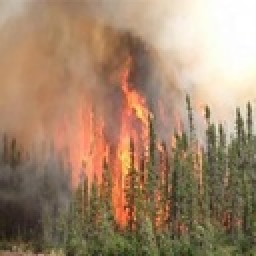
%> input picture Entorno/Forestal/1578_jpg.rf.2f7b487fb2b09544903880837d15cacd.jpg, 128 x 128 px, shrunk from 640 x 640 before the run (shown 2 times larger)
$ octave PFAL.m   (GNU Octave 9; MATLAB toolbox functions it lacks are replaced by stand-ins)
%> lines starting %> are read from the running program, lines starting %| are printed output that depends on the picture
% Filtro adaptativo: Reducción del ruido local

close all;
imtool close all;

Img1 = imread('Entorno\Forestal\1578_jpg.rf.2f7b487fb2b09544903880837d15cacd.jpg');
%> Img1 is the input picture: size 128x128x3 uint8; mean R, G, B 162.9, 134.5, 108.3

if size(Img1, 3) > 1
    Img1 = rgb2gray(Img1);
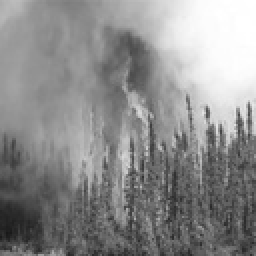
%> Img1: size 128x128 uint8 (shown 2 times larger); min 24, max 255, mean 140
end
Img1 = double(Img1);
%> Img1: size 128x128 double
[M, N] = size(Img1);
%> M = 128; N = 128

var_noise = 1000;
J = imnoise(uint8(Img1), 'gaussian', 0, 0.001);
J = double(J);
%> J: size 128x128 double

% Varianza global
L = 256;
ri = (0:L-1)';
[counts, ~] = imhist(uint8(J));
%> counts = 256 values, max 462 at index 256, min 0 at index 1, mean 64
p_ri = counts / sum(counts);
%> p_ri = 256 values, max 0.0282 at index 256, min 0 at index 1, mean 0.00391
m_global = sum(ri .* p_ri); % Media global
%> m_global = 139.8
sigma2_global = sum(((ri - m_global).^2) .* p_ri); % Varianza global
%> sigma2_global = 2838.4

% 3. Imagen aumentada para vecindad de 3x3
Img1A = padarray(J, [1 1], 'replicate');
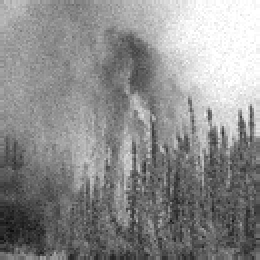
%> Img1A: size 130x130 double (shown 2 times larger); min 12, max 255, mean 139.9
ImgR1 = zeros(M, N); % Imagen restaurada

% 4. Proceso de filtrado adaptativo
for x = 2:M+1
    for y = 2:N+1
        pixVel = Img1A(x-1:x+1, y-1:y+1);

        local_counts = histcounts(pixVel, 0:L);
        p_Sxy = local_counts / sum(local_counts);

        m_Sxy = sum(ri .* p_Sxy');

        var_Sxy = sum(((ri - m_Sxy).^2) .* p_Sxy');

        %
        g_xy = J(x-1, y-1);

        % Condición técnica: si la varianza del ruido es mayor a la local,
        % el ratio se ajusta a 1.0 para evitar resultados sin sentido
        ratio = var_noise / var_Sxy;
        if var_noise > var_Sxy
            ratio = 1.0;
        end

        % f_hat = g(x,y) - [sigma_eta^2 / sigma_Sxy^2] * [g(x,y) - m_Sxy]
        ImgR1(x-1, y-1) = g_xy - ratio * (g_xy - m_Sxy);
    end
end
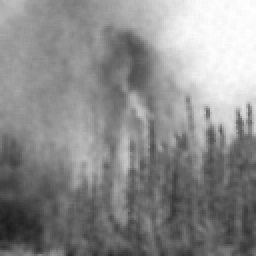
%> ImgR1: size 128x128 double (shown 2 times larger); min 27.89, max 255, mean 139.8

% 5. Mostrar resultados
figure('Name','Reducción de ruido local - Filtro adaptativo','NumberTitle','off')

subplot(1,3,1)
imshow(mat2gray(Img1))
title('Imagen original')

subplot(1,3,2)
imshow(mat2gray(J))
title('Imagen con ruido')

subplot(1,3,3)
imshow(mat2gray(ImgR1))
title('Imagen restaurada')

fprintf('Estadísticas globales de la imagen ruidosa:\n');
fprintf('Media: %.2f | Varianza: %.2f\n', m_global, sigma2_global);
%| Media: 139.82 | Varianza: 2838.36

$ run again, with Entorno/Forestal/1067_jpg.rf.ce30643f4083c9111a3e1db5b6ac3461.jpg copied over Entorno/Forestal/1578_jpg.rf.2f7b487fb2b09544903880837d15cacd.jpg
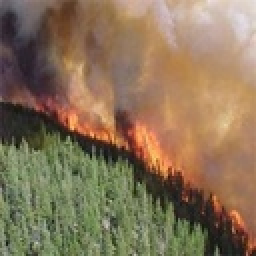
%> input picture Entorno/Forestal/1067_jpg.rf.ce30643f4083c9111a3e1db5b6ac3461.jpg, 128 x 128 px, shrunk from 640 x 640 before the run (shown 2 times larger)
%> Img1 is the input picture: size 128x128x3 uint8; mean R, G, B 136.5, 115, 87.8
%> `Img1 = rgb2gray(Img1);`:
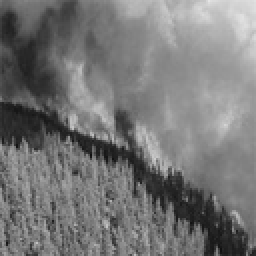
%> Img1: size 128x128 uint8 (shown 2 times larger); min 16, max 229, mean 118.3
%> counts = 256 values, max 212 at index 137, min 0 at index 1, mean 64
%> p_ri = 256 values, max 0.0129 at index 137, min 0 at index 1, mean 0.00391
%> m_global = 118.2
%> sigma2_global = 1835
%> after the loop `for x = 2:M+1`:
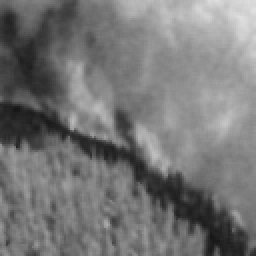
%> ImgR1: size 128x128 double (shown 2 times larger); min 21.78, max 224.8, mean 118.2
%| Media: 118.24 | Varianza: 1835.03

$ run again, with Entorno/Forestal/1253_jpg.rf.b387f32eb25453f9c3b189f0bc068a2b.jpg copied over Entorno/Forestal/1578_jpg.rf.2f7b487fb2b09544903880837d15cacd.jpg
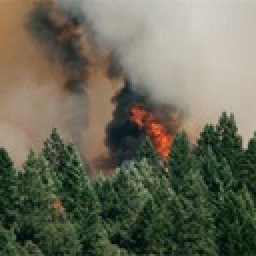
%> input picture Entorno/Forestal/1253_jpg.rf.b387f32eb25453f9c3b189f0bc068a2b.jpg, 128 x 128 px, shrunk from 640 x 640 before the run (shown 2 times larger)
%> Img1 is the input picture: size 128x128x3 uint8; mean R, G, B 106, 105.5, 88.1
%> `Img1 = rgb2gray(Img1);`:
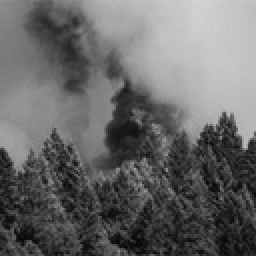
%> Img1: size 128x128 uint8 (shown 2 times larger); min 6, max 211, mean 103.7
%> counts = 256 values, max 154 at index 59, min 0 at index 226, mean 64
%> p_ri = 256 values, max 0.0094 at index 59, min 0 at index 226, mean 0.00391
%> m_global = 103.6
%> sigma2_global = 3213.2
%> `imshow(mat2gray(ImgR1))`:
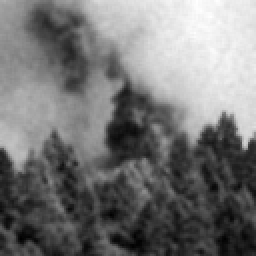
%> displayed picture: size 128x128, on the screen's scale of 0 to 255 (shown 2 times larger); min 0, max 255, mean 117.6
%| Media: 103.59 | Varianza: 3213.23
